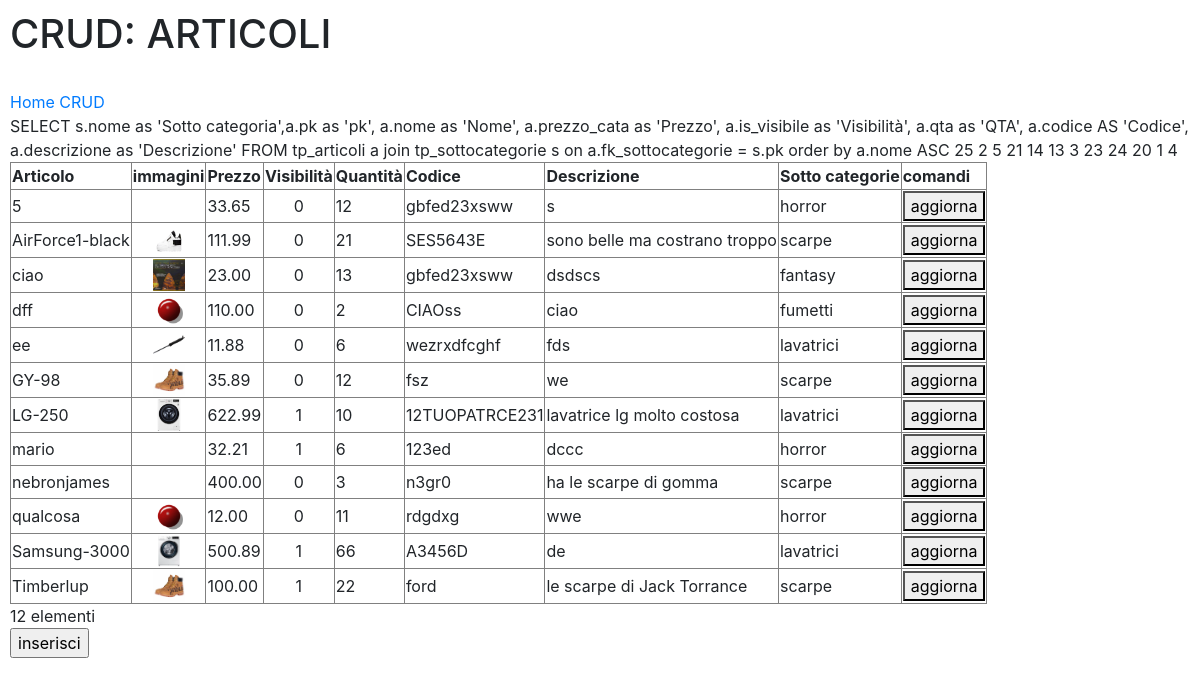
The page /admin/crud_articoli.php (signed in) on the database its author committed.
### tables this page shows
CREATE TABLE IF NOT EXISTS `tp_articoli` (
  `pk` int(11) NOT NULL AUTO_INCREMENT,
  `nome` varchar(100) NOT NULL,
  `prezzo_cata` decimal(6,2) NOT NULL,
  `is_visibile` tinyint(1) NOT NULL,
  `qta` int(11) NOT NULL,
  `codice` varchar(50) NOT NULL,
  `descrizione` text NOT NULL,
  `fk_sottocategorie` int(11) NOT NULL,
  PRIMARY KEY (`pk`)
);

CREATE TABLE IF NOT EXISTS `tp_sottocategorie` (
  `pk` int(11) NOT NULL AUTO_INCREMENT,
  `nome` varchar(20) NOT NULL,
  `is_visibile` tinyint(1) NOT NULL,
  `fk_categorie` int(11) NOT NULL,
  PRIMARY KEY (`pk`)
);

### admin/crud_articoli.php (the view, shortened to what this page needs)
<?php
$conn = new mysqli($CONFIG["db-host"], $CONFIG["db-user"], $CONFIG["db-pass"], $CONFIG["db-name"]);
if(isset($_SESSION["pkb"]))
{
?>
<!DOCTYPE html>
<html>
<head>
        <link rel="stylesheet" href="https://stackpath.bootstrapcdn.com/bootstrap/4.3.1/css/bootstrap.min.css">
</head>
<body>
<h1>CRUD: ARTICOLI</h1>
<br><a href="http://frankmoses.altervista.org/wapp/toplay/admin/index.php">Home CRUD</a><br>
<?php
$sql = "
		SELECT  s.nome as 'Sotto categoria',a.pk as 'pk', a.nome as 'Nome', a.prezzo_cata as 'Prezzo', a.is_visibile as 'Visibilità', a.qta as 'QTA', a.codice AS 'Codice', a.descrizione as 'Descrizione'
		FROM 	tp_articoli a
        join tp_sottocategorie s on a.fk_sottocategorie = s.pk
       order by a.nome ASC
        ";
$result = $conn->query($sql);
echo $sql;
if ($result->num_rows > 0) {
?>
	<table border='1'>
      <tr>
        <th>Articolo</th>
        <th>immagini</th>
        <th>Prezzo</th>
        <th>Visibilit&agrave;</th>
        <th>Quantit&agrave;</th>
        <th>Codice</th>
        <th>Descrizione</th>
        <th>Sotto categorie</th>
        <th>comandi</th>
      </tr>
<?php
	while($row = $result->fetch_assoc()) {
    	$fn = "../img/upload/articolo_" . $row["pk"] . ".png";
?>
		<tr>
          <td	id	= 'nome_<?php echo $row["pk"]; ?>'
          		name= 'nome_<?php echo $row["pk"]; ?>'><?php echo $row["Nome"]; ?></td>
          <td align="center"	id	= 'immagine_<?php echo $row["pk"]; ?>'
          		name= 'immagine_<?php echo $row["pk"]; ?>'>
                <?php if (file_exists($fn)) { ?>
                	<a 	href="<?php echo $fn; ?>"
                    	target="_blank">
                    	<img src="<?php echo $fn; ?>?nocache=<?php echo md5(time()) ?>">
                    </a>
                <?php } ?>
          </td>
          <td	id	= 'prezzo_<?php echo $row["pk"]; ?>'
          		name= 'prezzo_<?php echo $row["pk"]; ?>'><?php echo $row["Prezzo"]; ?></td>
           <td align="center"	id	= 'visibile_<?php echo $row["pk"]; ?>'
          		name= 'visibile_<?php echo $row["pk"]; ?>'><?php echo $row["Visibilità"]; ?></td>
          <td	id	= 'qt_<?php echo $row["pk"]; ?>'
                name= 'qt_<?php echo $row["pk"]; ?>'><?php echo $row["QTA"]; ?></td>
          <td	id	= 'codice_<?php echo $row["pk"]; ?>'
                name= 'codice_<?php echo $row["pk"]; ?>'><?php echo $row["Codice"]; ?></td>
          <td	id	= 'descrizione_<?php echo $row["pk"]; ?>'
                name= 'descrizione_<?php echo $row["pk"]; ?>'><?php echo $row["Descrizione"]; ?></td>
          <td	id	= 'sCat_<?php echo $row["pk"]; ?>'
                name= 'sCat_<?php echo $row["pk"]; ?>'><?php echo $row["Sotto categoria"]; ?></td>
          <td>
          <button onclick="aggiorna('<?php echo $row["pk"]?>')">aggiorna</button>
          </td>
		</tr>
<?php
	}
?>
	</table>
<?php
	}
?>
<?php echo $result->num_rows; ?> elementi<br>
<input type = "button"
id = "btn_cmd"
name = "btn_cmd"
value = "inserisci"
onclick = "inserisci();">
</body>
</html>
<?php
}
?>

### admin/crud_articoli.php (style rules this page uses)
body { padding:10px; }
td img { width:32px; height:32px; }

### rows shown on the page
tp_articoli: nome "5", prezzo_cata "33.65", is_visibile "0", qta "12", codice "gbfed23xsww", descrizione "s", tp_sottocategorie.nome "horror"
tp_articoli: nome "AirForce1-black", shows a picture, prezzo_cata "111.99", is_visibile "0", qta "21", codice "SES5643E", descrizione "sono belle ma costrano troppo", tp_sottocategorie.nome "scarpe"
tp_articoli: nome "ciao", shows a picture, prezzo_cata "23.00", is_visibile "0", qta "13", codice "gbfed23xsww", descrizione "dsdscs", tp_sottocategorie.nome "fantasy"
tp_articoli: nome "dff", prezzo_cata "110.00", is_visibile "0", qta "2", codice "CIAOss", descrizione "ciao", tp_sottocategorie.nome "fumetti"
tp_articoli: nome "ee", shows a picture, prezzo_cata "11.88", is_visibile "0", qta "6", codice "wezrxdfcghf", descrizione "fds", tp_sottocategorie.nome "lavatrici"
tp_articoli: nome "GY-98", prezzo_cata "35.89", is_visibile "0", qta "12", codice "fsz", descrizione "we", tp_sottocategorie.nome "scarpe"
tp_articoli: nome "LG-250", shows a picture, prezzo_cata "622.99", is_visibile "1", qta "10", codice "12TUOPATRCE231", descrizione "lavatrice lg molto costosa", tp_sottocategorie.nome "lavatrici"
tp_articoli: nome "mario", prezzo_cata "32.21", is_visibile "1", qta "6", codice "123ed", descrizione "dccc", tp_sottocategorie.nome "horror"
tp_articoli: nome "nebronjames", prezzo_cata "400.00", is_visibile "0", qta "3", codice "n3gr0", descrizione "ha le scarpe di gomma", tp_sottocategorie.nome "scarpe"
tp_articoli: nome "qualcosa", prezzo_cata "12.00", is_visibile "0", qta "11", codice "rdgdxg", descrizione "wwe", tp_sottocategorie.nome "horror"
tp_articoli: nome "Samsung-3000", shows a picture, prezzo_cata "500.89", is_visibile "1", qta "66", codice "A3456D", descrizione "de", tp_sottocategorie.nome "lavatrici"
tp_articoli: nome "Timberlup", prezzo_cata "100.00", is_visibile "1", qta "22", codice "ford", descrizione "le scarpe di Jack Torrance", tp_sottocategorie.nome "scarpe"

### other values the page prints
$result->num_rows "12"
